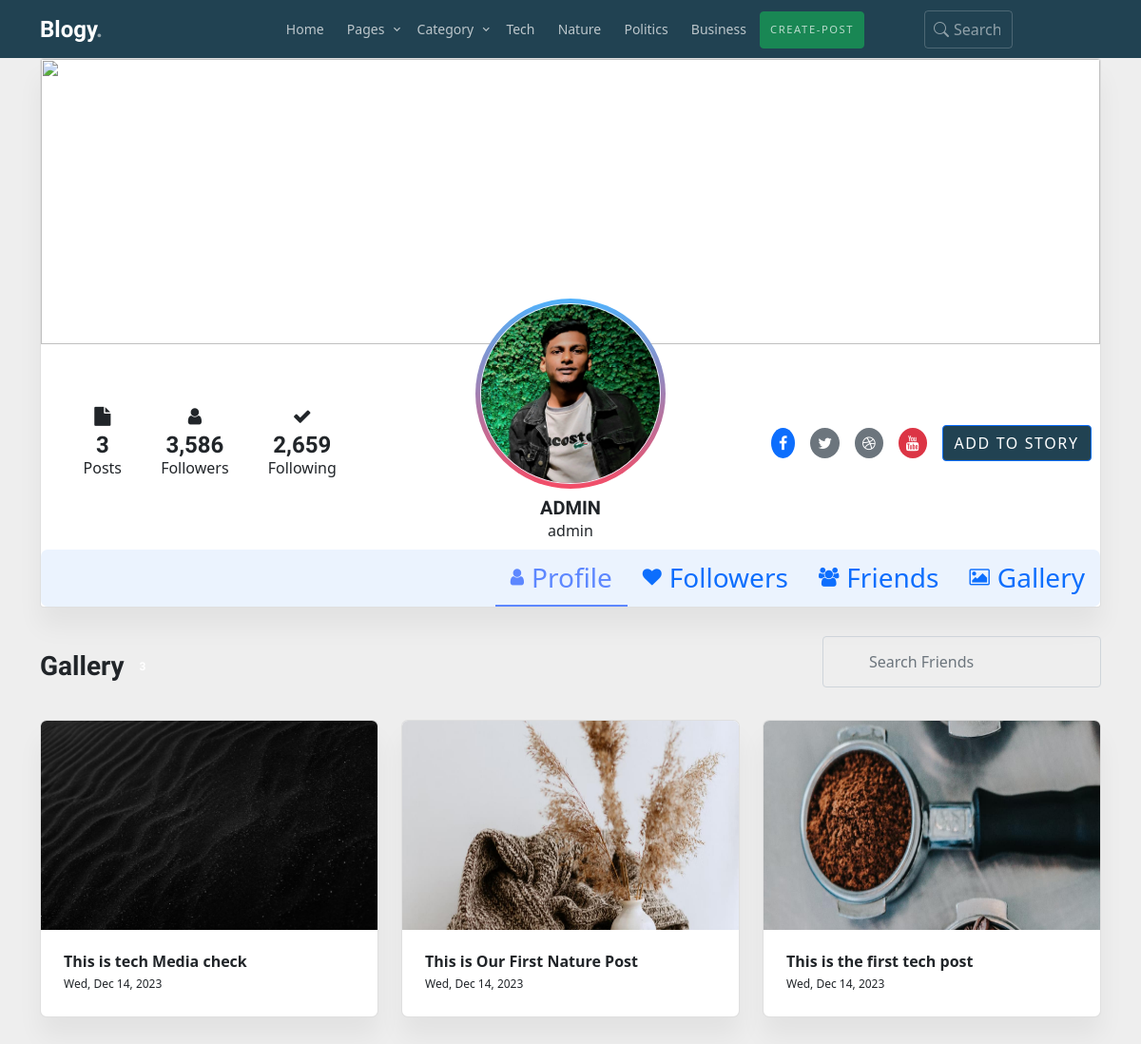
Page /profile/1/ on the committed database.
### app/models.py (models this page shows, shortened)
class Category(models.Model):
    name = models.CharField(max_length=200)

class CustomUser(AbstractUser):
    name = models.CharField(max_length=200, null=True)
    email = models.EmailField(unique=True, null=True)
    bio = models.TextField(null = True)
    avatar = models.ImageField(upload_to="user_profile/",null=True, default='user_profile/user.jpg')
    USERNAME_FIELD = 'email'
    REQUIRED_FIELDS = ['username']

class post(models.Model):
    STATUS = (
        ('0','Draft'),
        ('1','Publish'),
    )
    title = models.CharField(max_length=2000)
    author = models.ForeignKey(CustomUser,on_delete=models.SET_NULL, null=True)
    category = models.ForeignKey(Category, on_delete=models.SET_NULL, null=True)
    cover = models.ImageField(upload_to='post_covers/',blank=True, null=True, default='post_covers/default.png')
    tags = models.ManyToManyField(Tag)
    status = models.CharField(choices=STATUS,max_length=100)
    details = RichTextField(null=True, blank=True)
    visits = models.IntegerField(default=0)  # Track the number of visits
    updated = models.DateTimeField(auto_now=True)
    created = models.DateTimeField(auto_now_add=True)
    class Meta:
        ordering = ['-created', '-updated']

### app/views.py (the view)
# urls.py: path('profile/<str:pk>/',userProfile, name='profile'),
def userProfile(request,pk):
    user = CustomUser.objects.get(id=pk)
    blogs = user.post_set.all()
    category = Category.objects.all()
    context = {'user':user,'blogs':blogs,"categories":category}
    return render(request, 'profile.html',context)

### app/templates/profile.html (shortened to what this page needs)
{% load static %}
<!DOCTYPE html>
<html lang="en">
  <head>
	<link rel="stylesheet" href="{% static "fonts/icomoon/style.css" %}">
	<link rel="stylesheet" href="{% static "fonts/flaticon/font/flaticon.css" %}">
	<link rel="stylesheet" href="https://cdn.jsdelivr.net/npm/bootstrap-icons@1.8.1/font/bootstrap-icons.css">
	<link rel="stylesheet" href="https://cdn.jsdelivr.net/npm/bootstrap-icons@1.11.3/font/bootstrap-icons.min.css">
	<link rel="stylesheet" href="{% static "css/tiny-slider.css" %}">
	<link rel="stylesheet" href="{% static "css/aos.css" %}">
	<link rel="stylesheet" href="{% static "css/glightbox.min.css" %}">
	<link rel="stylesheet" href="{% static "css/style.css" %}">
	<link rel="stylesheet" href="{% static "css/flatpickr.min.css" %}">
  <link href="https://stackpath.bootstrapcdn.com/bootstrap/5.1.3/css/bootstrap.min.css" rel="stylesheet">
  </head>
  <body>
    {% include "nav.html" %}
    <link
      href="https://maxcdn.bootstrapcdn.com/font-awesome/4.3.0/css/font-awesome.min.css"
      rel="stylesheet"
    />
    <div class="container">
      <div class="card overflow-hidden">
        <div class="card-body p-0">
          <img style='width: 100%;height: 300px;'
            src="https://i.pinimg.com/736x/f7/9c/d0/f79cd04744a19171804b028956bfd4b7.jpg"
            alt
            class="img-fluid"
          />
          <div class="row align-items-center">
            <div class="col-lg-4 order-lg-1 order-2">
              <div class="d-flex align-items-center justify-content-around m-4">
                <div class="text-center">
                  <i class="fa fa-file fs-6 d-block mb-2"></i>
                  <h4 class="mb-0 fw-semibold lh-1">{{blogs.count}}</h4>
                  <p class="mb-0 fs-4">Posts</p>
                </div>
                <div class="text-center">
                  <i class="fa fa-user fs-6 d-block mb-2"></i>
                  <h4 class="mb-0 fw-semibold lh-1">3,586</h4>
                  <p class="mb-0 fs-4">Followers</p>
                </div>
                <div class="text-center">
                  <i class="fa fa-check fs-6 d-block mb-2"></i>
                  <h4 class="mb-0 fw-semibold lh-1">2,659</h4>
                  <p class="mb-0 fs-4">Following</p>
                </div>
              </div>
            </div>
            <div class="col-lg-4 mt-n3 order-lg-2 order-1">
              <div class="mt-n5">
                <div
                  class="d-flex align-items-center justify-content-center mb-2"
                >
                  <div
                    class="linear-gradient d-flex align-items-center justify-content-center rounded-circle"
                    style="width: 200px; height: 200px;"
                    ;
                  >
                    <div
                      class="border border-4 border-white d-flex align-items-center justify-content-center rounded-circle overflow-hidden"
                      style="width: 190; height: 190px;"
                      ;
                    >
                      <img
                        src="{{user.avatar.url}}"
                        alt
                        class="w-100 h-100"
                      />
                    </div>
                  </div>
                </div>
                <div class="text-center">
                  <h5 class="fs-5 mb-0 fw-semibold">{{user.name.upper}}</h5>
                  <p class="mb-0 fs-4">{{user.username}}</p>
                </div>
              </div>
            </div>
            <div class="col-lg-4 order-last">
              <ul
                class="list-unstyled d-flex align-items-center justify-content-center justify-content-lg-start my-3 gap-3"
              >
                <li class="position-relative">
                  <a
                    class="text-white d-flex align-items-center justify-content-center bg-primary p-2 fs-4 rounded-circle"
                    href="javascript:void(0)"
                    width="30"
                    height="30"
                  >
                    <i class="fa fa-facebook"></i>
                  </a>
                </li>
                <li class="position-relative">
                  <a
                    class="text-white bg-secondary d-flex align-items-center justify-content-center p-2 fs-4 rounded-circle"
                    href="javascript:void(0)"
                  >
                    <i class="fa fa-twitter"></i>
                  </a>
                </li>
                <li class="position-relative">
                  <a
                    class="text-white bg-secondary d-flex align-items-center justify-content-center p-2 fs-4 rounded-circle"
                    href="javascript:void(0)"
                  >
                    <i class="fa fa-dribbble"></i>
                  </a>
                </li>
                <li class="position-relative">
                  <a
                    class="text-white bg-danger d-flex align-items-center justify-content-center p-2 fs-4 rounded-circle"
                    href="javascript:void(0)"
                  >
                    <i class="fa fa-youtube"></i>
                  </a>
                </li>
                <li><button class="btn btn-primary">Add To Story</button></li>
              </ul>
            </div>
          </div>
          <ul
            class="nav nav-pills user-profile-tab justify-content-end mt-2 bg-light-info rounded-2"
            id="pills-tab"
            role="tablist"
          >
            <li class="nav-item" role="presentation">
              <button
                class="nav-link position-relative rounded-0 active d-flex align-items-center justify-content-center bg-transparent fs-3 py-6"
                id="pills-profile-tab"
                data-bs-toggle="pill"
                data-bs-target="#pills-profile"
                type="button"
                role="tab"
                aria-controls="pills-profile"
                aria-selected="true"
              >
                <i class="fa fa-user me-2 fs-6"></i>
                <span class="d-none d-md-block">Profile</span>
              </button>
            </li>
            <li class="nav-item" role="presentation">
              <button
                class="nav-link position-relative rounded-0 d-flex align-items-center justify-content-center bg-transparent fs-3 py-6"
                id="pills-followers-tab"
                data-bs-toggle="pill"
                data-bs-target="#pills-followers"
                type="button"
                role="tab"
                aria-controls="pills-followers"
                aria-selected="false"
                tabindex="-1"
              >
                <i class="fa fa-heart me-2 fs-6"></i>
                <span class="d-none d-md-block">Followers</span>
              </button>
            </li>
            <li class="nav-item" role="presentation">
              <button
                class="nav-link position-relative rounded-0 d-flex align-items-center justify-content-center bg-transparent fs-3 py-6"
                id="pills-friends-tab"
                data-bs-toggle="pill"
                data-bs-target="#pills-friends"
                type="button"
                role="tab"
                aria-controls="pills-friends"
                aria-selected="false"
                tabindex="-1"
              >
                <i class="fa fa-users me-2 fs-6"></i>
                <span class="d-none d-md-block">Friends</span>
              </button>
            </li>
            <li class="nav-item" role="presentation">
              <button
                class="nav-link position-relative rounded-0 d-flex align-items-center justify-content-center bg-transparent fs-3 py-6"
                id="pills-gallery-tab"
                data-bs-toggle="pill"
                data-bs-target="#pills-gallery"
                type="button"
                role="tab"
                aria-controls="pills-gallery"
                aria-selected="false"
                tabindex="-1"
              >
                <i class="fa fa-photo me-2 fs-6"></i>
                <span class="d-none d-md-block">Gallery</span>
              </button>
            </li>
          </ul>
        </div>
      </div>
      <div class="tab-content" id="pills-tabContent">
        <div
          class="tab-pane fade show active"
          id="pills-gallery"
          role="tabpanel"
          aria-labelledby="pills-gallery-tab"
          tabindex="0"
        >
          <div
            class="d-sm-flex align-items-center justify-content-between mt-3 mb-4"
          >
            <h3 class="mb-3 mb-sm-0 fw-semibold d-flex align-items-center">
              Gallery
              <span
                class="badge text-bg-secondary fs-2 rounded-4 py-1 px-2 ms-2"
                >{{blogs.count}}</span
              >
            </h3>
            <form class="position-relative">
              <input
                type="text"
                class="form-control search-chat py-2 ps-5"
                id="text-srh"
                placeholder="Search Friends"
              />
            </form>
          </div>
          <div class="row">
            {% for blogs in blogs %}
            <div class="col-md-6 col-lg-4">
              <div class="card hover-img overflow-hidden rounded-2">
                <div class="card-body p-0">
                  <img
                    src="{{blogs.cover.url}}"
                    alt
                    class="img-fluid w-100 object-fit-cover"
                    style="height: 220px"
                  />
                  <div
                    class="p-4 d-flex align-items-center justify-content-between"
                  >
                    <div>
                      <h6 class="fw-semibold mb-0 fs-4">
                        {{blogs.title}}
                      </h6>
                      <span class="text-dark fs-2">Wed, Dec 14, 2023</span>
                    </div>
                    <div class="dropdown">
                      <a
                        class="text-muted fw-semibold d-flex align-items-center p-1"
                        href="javascript:void(0)"
                        role="button"
                        data-bs-toggle="dropdown"
                        aria-expanded="false"
                      >
                      </a>
                    </div>
                  </div>
                </div>
              </div>
            </div>
            {% endfor %}
          </div>
        </div>
      </div>
    </div>
  </body>
</html>

### app/templates/nav.html (shortened to what this page needs)
{% load static %}
<nav class="site-nav">
    <div class="container">
        <div class="menu-bg-wrap">
            <div class="site-navigation">
                <div class="row g-0 align-items-center">
                    <div class="col-2">
                        <a href="{% url 'home' %}" class="logo m-0 float-start">Blogy<span class="text-primary">.</span></a>
                    </div>
                    <div class="col-8 text-center">
                        <ul class="js-clone-nav d-none d-lg-inline-block  text-start site-menu mx-auto">
                            <li class=""><a href="{% url 'home' %}">Home</a></li>
                            <li class="has-children">
                                <a class="js-menu-toggle" >Pages</a>
                            </li>
                            <li  class="has-children"><a href="">Category</a>
                            </li>
                            {% for category in categories|slice:4 %}
                                <li><a href="{% url 'category' %}?q={{category.name}}">{{category.name|capfirst}}</a></li>
                            {% endfor %}
                            {% if user.is_authenticated %}
                                <li ><a style="font-size:.7rem !important;" class="btn btn-success" href="{% url 'create-post' %}">Create-POST</a></li>
                            {% endif %}
                        </ul>
                    </div>
                    <div class="col-1 text-end">
                        <form action="{% url "search" %}" method="GET" class="search-form d-none d-lg-inline-block">
                            <input type="text" name="q" class="form-control" placeholder="Search...">
                            <span class="bi-search"></span>
                        </form>
                    </div>
                    <div class="col-1 text-end d-none d-sm-none d-lg-inline-block">
                    </div>
                </div>
        </div>
    </div>
</nav>

### app/templates/profile.html (style rules this page uses)
body { background: #eee; }
.img-fluid { max-width: 100%; height: auto; }
.card { margin-bottom: 30px; }
.overflow-hidden { overflow: hidden !important; }
.p-0 { padding: 0 !important; }
.mt-n5 { margin-top: -3rem !important; }
.linear-gradient { background-image: linear-gradient(#50b2fc, #f44c66); }
.rounded-circle { border-radius: 50% !important; }
.align-items-center { align-items: center !important; }
.justify-content-center { justify-content: center !important; }
.d-flex { display: flex !important; }
.rounded-2 { border-radius: 7px !important; }
.bg-light-info { --bs-bg-opacity: 1; background-color: rgba(235, 243, 254, 1) !important; }
.position-relative { position: relative !important; }
.border { border: 1px solid #ebf1f6 !important; }
.fs-6 { font-size: 1.25rem !important; }
.mb-2 { margin-bottom: 0.5rem !important; }
.d-block { display: block !important; }
a { text-decoration: none; }
.user-profile-tab .nav-item .nav-link.active { color: #5d87ff; border-bottom: 2px solid #5d87ff; }
.fw-semibold { font-weight: 600 !important; }
.fs-4 { font-size: 1rem !important; }
.card, .bg-light { box-shadow: 0 20px 27px 0 rgb(0 0 0 / 5%); }
.fs-2 { font-size: 0.75rem !important; }
.rounded-4 { border-radius: 4px !important; }

### rows in the picture
Category: name "Tech"
Category: name "Nature"
Category: name "Politics"
Category: name "Business"
CustomUser: count "3", avatar (picture), name "ADMIN", username "admin"
post: cover (picture), title "This is tech Media check"
post: cover (picture), title "This is Our First Nature Post"
post: cover (picture), title "This is the first tech post"
